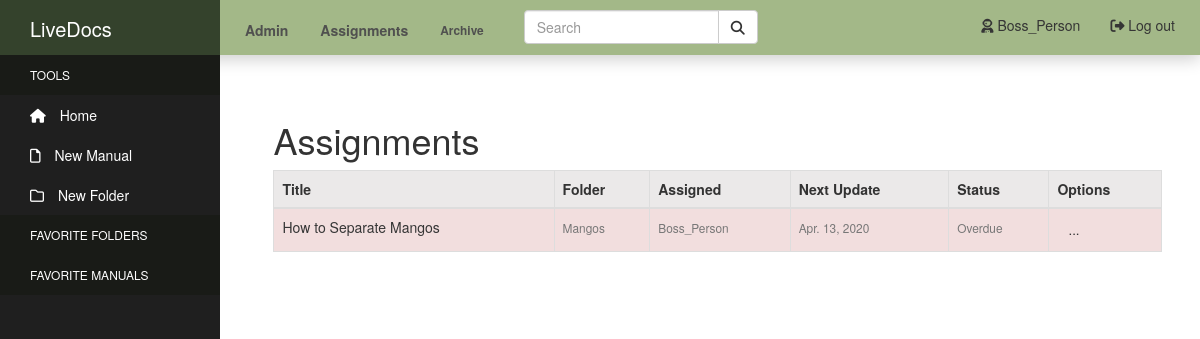
Before: /assignments/ (signed in) with the older database file.
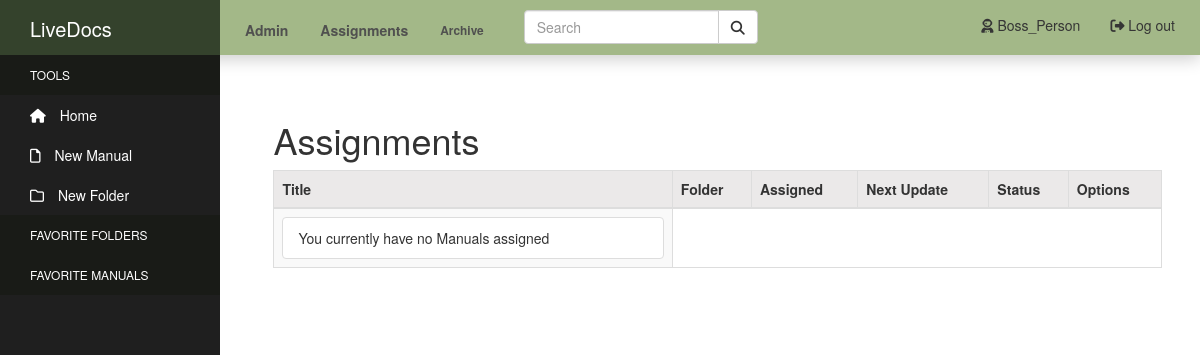
After: the same page with the newer database file.
### manuals/models.py (models this page shows, shortened)
class Manual(models.Model):
    title = models.CharField(max_length=100)
    author = models.ForeignKey(User, related_name='author', null=True, on_delete=models.SET_NULL)
    content = models.TextField()
    tags = models.CharField(max_length=150, blank=True, null=True)
    pub_date = models.DateTimeField('Date Published', auto_now_add=True)
    admin = models.ManyToManyField(User, related_name='admin_of')
    department = models.ForeignKey(Department, related_name='manual_set', null=True, on_delete=models.SET_NULL)
    last_update = models.DateTimeField('Last Update', null=True, auto_now=True)
    last_update_by = models.ForeignKey(User, related_name='updated_by', null=True, on_delete=models.SET_NULL)
    next_update = models.DateTimeField('Next Update Due', null=True)
    update_assigned_to = models.ForeignKey(User, related_name='assigned_to', blank=True, null=True, on_delete=models.SET_NULL)
    is_archived = models.BooleanField('Archived', default=False)
    folder = TreeForeignKey(
    'Directory',
    default=1,
    related_name='manuals',
    on_delete=models.CASCADE
    )
    objects = models.Manager()
    active_objects = ManualActiveManager()
    def update_status(self):
        now = timezone.now()
        status = [
            'up_to_date',
            'due_soon',
            'overdue'
        ]
        if self.next_update - now >= datetime.timedelta(weeks=2):
            return status[0]
        elif self.next_update - now <= datetime.timedelta(days=0):
            return status[2]
        else:
            return status[1]

class Directory(MPTTModel):
    name = models.CharField(max_length=50, unique=True)
    created_by = models.ForeignKey(User, null=True, on_delete=models.SET_NULL)
    parent = TreeForeignKey(
    'self',
    null=True,
    blank=True,
    related_name='children',
    on_delete=models.CASCADE
    )
    class MPTTMeta:
        order_insertion_by: ['name']
    class Meta:
        verbose_name = 'Directory'
        verbose_name_plural = 'Directories'
    def __str__(self):
        return self.name

### manuals/views.py (the view)
# urls.py: path('assignments/', views.assignments, name='assignments' ),
@login_required
def assignments(request):
    current_user = request.user
    assigned = current_user.assigned_to(manager='active_objects').all()
    context = {'assigned': assigned}
    return render(request, 'manuals/assignments.html', context)

### manuals/managers.py (called while the page is built)
    def get_queryset(self):
        return super().get_queryset().filter(is_archived=False)

### manuals_site/my_processors/my_context.py (called while the page is built)
def custom_message_processor(request):
    messages = []
    uniq_messages = []
    for m in get_messages(request):
        if m.message not in messages:
            messages.append(m.message)
            uniq_messages.append(m)
    return {'messages': uniq_messages}

### manuals/templates/manuals/assignments.html (shortened to what this page needs)
{% extends "manuals/header.html" %}
{% block content %}
  <link rel="stylesheet" href="https://cdn.jsdelivr.net/npm/flatpickr/dist/flatpickr.min.css">
  <div class="content-section">
      <h1>Assignments</h1>
        <table id="fav-manual-table" class="table table-striped table-hover table-bordered">
          <thead class="admin-head">
            <tr class="sticky-header">
              <th class="admin-col">Title</th>
              <th>Folder</th>
              <th>Assigned</th>
              <th>Next Update</th>
              <th>Status</th>
              <th>Options</th>
            </tr>
          </thead>
          <tbody class="admin-body">
          {% if assigned %}
            {% for manual in assigned %}
              {% if manual.update_status == "due_soon" %}
                <tr class="warning">
                  <td class="admin-col">
                    <a href="{% url 'manual-detail' manual.id %}">{{ manual.title }}</a></td>
              {% elif manual.update_status == "overdue" %}
                <tr class="danger">
                  <td class="admin-col">
                    <a href="{% url 'manual-detail' manual.id %}">{{ manual.title }}</a></td>
              {% else %}
                <tr>
                  <td class="admin-col">
                    <a href="{% url 'manual-detail' manual.id %}">{{ manual.title }}</a></td>
              {% endif %}
                  <td><small class="text-muted">{{ manual.folder }}</small></td>
                  <td><small class="text-muted">{{ manual.update_assigned_to }}</small></td>
                  <td><small class="text-muted">{{ manual.next_update|date:"M. d, Y"  }}</small></td>
                  {% if manual.update_status == "due_soon" %}
                    <td><small class="text-muted">Due soon</small></td>
                  {% elif manual.update_status == "overdue" %}
                    <td><small class="text-muted">Overdue</small></td>
                  {% else %}
                    <td><small class="text-muted">Up to date</small></td>
                  {% endif %}
                    <td class="admin-option">
                      <div class="file-dropdown">
                        <a class="btn btn-sm btn-drop" href="#">...</a>
                      </div>
                    </td>
                </tr>
            {% endfor %}
            {% else %}
            <tr><td>
              <li class="list-group-item">You currently have no Manuals assigned</li>
            </td></tr>
          {% endif %}
          </tbody>
        </table>
  </div>
{% endblock %}

Changed rows visible on the page:
removed Manual: title "How to Separate Mangos", folder "Mangos", update_assigned_to "Boss_Person", next_update "Apr. 13, 2020", shows "Overdue"
Other visible differences:
text now shown: "You currently have no Manuals assigned"
